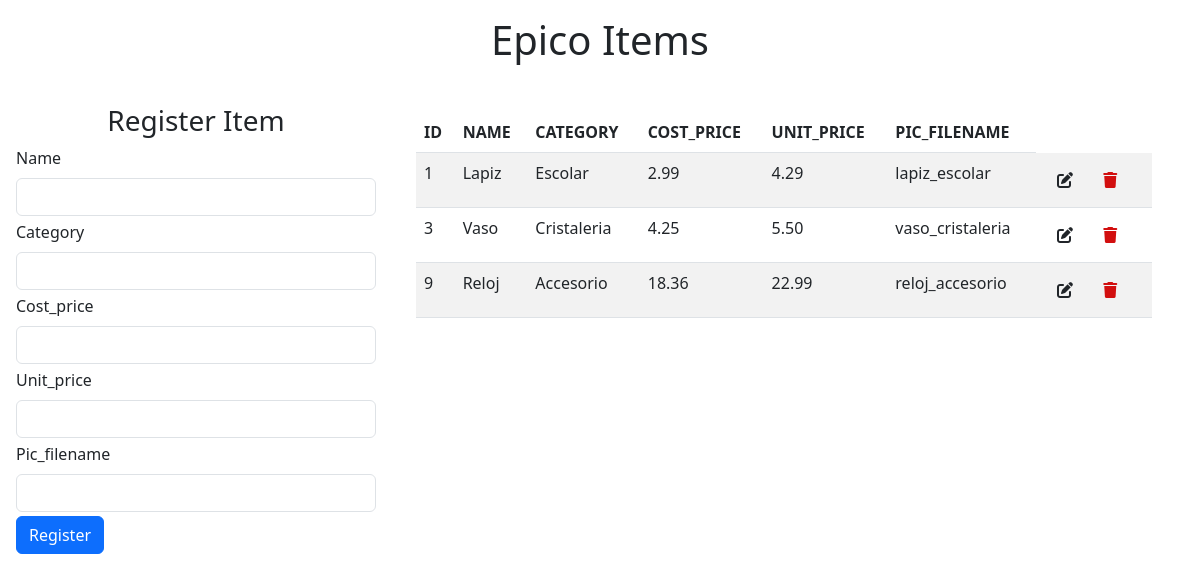
The page / on the database its author committed.
### tables this page shows
CREATE TABLE `epico_items` (
  `id` int(255) NOT NULL,
  `name` varchar(255) NOT NULL,
  `category` varchar(255) NOT NULL,
  `cost_price` decimal(15,2) NOT NULL,
  `unit_price` decimal(15,2) NOT NULL,
  `pic_filename` varchar(255) NOT NULL
);

### index.php (the view, shortened to what this page needs)
<!DOCTYPE html>
<html lang="en">
<head>
    <link href="https://cdn.jsdelivr.net/npm/bootstrap@5.3.0/dist/css/bootstrap.min.css" rel="stylesheet">
</head>
<body>
    <h1 class="text-center p-3">Epico Items</h1>
    <div class="container-fluid row">
        <form class="col-4 p-3" method="post">
            <h3 class="text-center text-secundary">Register Item</h3>
            <div class="mb-1">
                <label for="exampleInputEmail1" class="form-label">Name</label>
                <input type="text" class="form-control" name="name" aria-describedby="emailHelp">
            </div>
            <div class="mb-1">
                <label for="exampleInputEmail1" class="form-label">Category</label>
                <input type="text" class="form-control" name="category" aria-describedby="emailHelp">
            </div>
            <div class="mb-1">
                <label for="exampleInputEmail1" class="form-label">Cost_price</label>
                <input type="double" class="form-control" name="cost_price" aria-describedby="emailHelp">
            </div>
            <div class="mb-1">
                <label for="exampleInputEmail1" class="form-label">Unit_price</label>
                <input type="double" class="form-control" name="unit_price" aria-describedby="emailHelp">
            </div>
            <div class="mb-1">
                <label for="exampleInputEmail1" class="form-label">Pic_filename</label>
                <input type="text" class="form-control" name="pic_filename" aria-describedby="emailHelp">
            </div>
            <button name="btnregistrar" value="ok" type="submit" class="btn btn-primary">Register</button>
        </form>
        <div class="col-8 p-4">
            <table class="table table-hover table-striped">
                <thead class="bg-info">
                    <tr>
                        <th scope="col">ID</th>
                        <th scope="col">NAME</th>
                        <th scope="col">CATEGORY</th>
                        <th scope="col">COST_PRICE</th>
                        <th scope="col">UNIT_PRICE</th>
                        <th scope="col">PIC_FILENAME</th>
                    </tr>
                </thead>
                <tbody>
                    <?php
                    include "modelo/conexion.php";
                    $sql = $conexion->query("select * from epico_items");
                    while ($datos = $sql->fetch_object()) {
                    ?>
                        <tr>
                            <td><?= $datos->id ?></td>
                            <td><?= $datos->name ?></td>
                            <td><?= $datos->category ?></td>
                            <td><?= $datos->cost_price ?></td>
                            <td><?= $datos->unit_price ?></td>
                            <td><?= $datos->pic_filename ?></td>
                            <td>
                                <a href="editar.php?id=<?= $datos->id ?>" class="btn btn-small btn info"><i class="fa-solid fa-pen-to-square"></i></a>
                                <a onclick="return eliminar()" href="index.php?id=<?= $datos->id ?>" class="btn btn-small btn danger"><i class="fa-solid fa-trash" style="color: #d20f0f;"></i></a>
                            </td>
                        </tr>
                    <?php
                    }
                    ?>
                </tbody>
            </table>
        </div>
    </div>
</body>
</html>

### rows shown on the page
epico_items: id "1", name "Lapiz", category "Escolar", cost_price "2.99", unit_price "4.29", pic_filename "lapiz_escolar"
epico_items: id "3", name "Vaso", category "Cristaleria", cost_price "4.25", unit_price "5.50", pic_filename "vaso_cristaleria"
epico_items: id "9", name "Reloj", category "Accesorio", cost_price "18.36", unit_price "22.99", pic_filename "reloj_accesorio"
